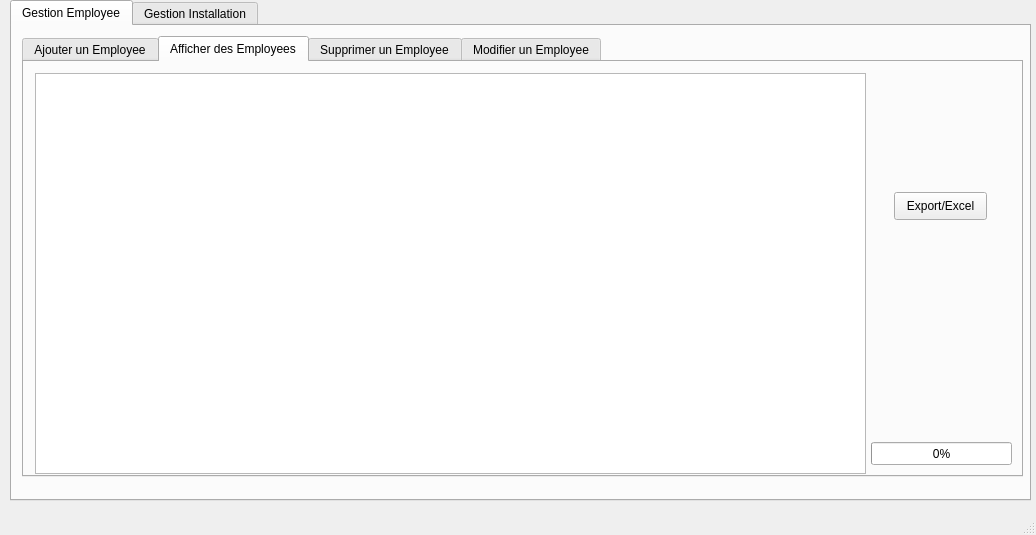
<?xml version="1.0" encoding="UTF-8"?>
<ui version="4.0">
 <class>MainWindow</class>
 <widget class="QMainWindow" name="MainWindow">
  <property name="geometry">
   <rect>
    <x>0</x>
    <y>0</y>
    <width>1036</width>
    <height>535</height>
   </rect>
  </property>
  <property name="windowTitle">
   <string>NexTec</string>
  </property>
  <widget class="QWidget" name="centralwidget">
   <widget class="QTabWidget" name="tabWidget">
    <property name="geometry">
     <rect>
      <x>10</x>
      <y>0</y>
      <width>1021</width>
      <height>501</height>
     </rect>
    </property>
    <property name="currentIndex">
     <number>0</number>
    </property>
    <widget class="QWidget" name="tab">
     <attribute name="title">
      <string>Gestion Employee</string>
     </attribute>
     <widget class="QTabWidget" name="tabWidget_2">
      <property name="geometry">
       <rect>
        <x>10</x>
        <y>10</y>
        <width>1001</width>
        <height>441</height>
       </rect>
      </property>
      <property name="currentIndex">
       <number>1</number>
      </property>
      <widget class="QWidget" name="tab_3">
       <attribute name="title">
        <string>Ajouter un Employee</string>
       </attribute>
       <widget class="QLabel" name="label">
        <property name="geometry">
         <rect>
          <x>30</x>
          <y>40</y>
          <width>71</width>
          <height>16</height>
         </rect>
        </property>
        <property name="text">
         <string>Matricule</string>
        </property>
       </widget>
       <widget class="QLineEdit" name="lineEdit_3">
        <property name="geometry">
         <rect>
          <x>370</x>
          <y>70</y>
          <width>113</width>
          <height>22</height>
         </rect>
        </property>
       </widget>
       <widget class="QLabel" name="label_2">
        <property name="geometry">
         <rect>
          <x>30</x>
          <y>130</y>
          <width>55</width>
          <height>16</height>
         </rect>
        </property>
        <property name="text">
         <string>CIN</string>
        </property>
       </widget>
       <widget class="QLabel" name="label_3">
        <property name="geometry">
         <rect>
          <x>30</x>
          <y>220</y>
          <width>55</width>
          <height>16</height>
         </rect>
        </property>
        <property name="text">
         <string>Adresse</string>
        </property>
       </widget>
       <widget class="QLineEdit" name="lineEdit_5">
        <property name="geometry">
         <rect>
          <x>200</x>
          <y>160</y>
          <width>113</width>
          <height>22</height>
         </rect>
        </property>
       </widget>
       <widget class="QLineEdit" name="lineEdit_4">
        <property name="geometry">
         <rect>
          <x>30</x>
          <y>160</y>
          <width>113</width>
          <height>22</height>
         </rect>
        </property>
       </widget>
       <widget class="QLabel" name="label_5">
        <property name="geometry">
         <rect>
          <x>200</x>
          <y>130</y>
          <width>71</width>
          <height>16</height>
         </rect>
        </property>
        <property name="text">
         <string>Telephone</string>
        </property>
       </widget>
       <widget class="QLineEdit" name="lineEdit">
        <property name="geometry">
         <rect>
          <x>30</x>
          <y>70</y>
          <width>113</width>
          <height>22</height>
         </rect>
        </property>
       </widget>
       <widget class="QLabel" name="label_6">
        <property name="geometry">
         <rect>
          <x>370</x>
          <y>130</y>
          <width>55</width>
          <height>16</height>
         </rect>
        </property>
        <property name="text">
         <string>Email</string>
        </property>
       </widget>
       <widget class="QLineEdit" name="lineEdit_2">
        <property name="geometry">
         <rect>
          <x>200</x>
          <y>70</y>
          <width>113</width>
          <height>22</height>
         </rect>
        </property>
       </widget>
       <widget class="QLineEdit" name="lineEdit_7">
        <property name="geometry">
         <rect>
          <x>30</x>
          <y>250</y>
          <width>113</width>
          <height>22</height>
         </rect>
        </property>
       </widget>
       <widget class="QLabel" name="label_4">
        <property name="geometry">
         <rect>
          <x>200</x>
          <y>40</y>
          <width>55</width>
          <height>16</height>
         </rect>
        </property>
        <property name="text">
         <string>Nom</string>
        </property>
       </widget>
       <widget class="QLabel" name="label_7">
        <property name="geometry">
         <rect>
          <x>370</x>
          <y>40</y>
          <width>55</width>
          <height>16</height>
         </rect>
        </property>
        <property name="text">
         <string>Prenom</string>
        </property>
       </widget>
       <widget class="QLineEdit" name="lineEdit_6">
        <property name="geometry">
         <rect>
          <x>370</x>
          <y>160</y>
          <width>113</width>
          <height>22</height>
         </rect>
        </property>
       </widget>
       <widget class="QPushButton" name="pushButton">
        <property name="geometry">
         <rect>
          <x>530</x>
          <y>100</y>
          <width>93</width>
          <height>28</height>
         </rect>
        </property>
        <property name="text">
         <string>Sauvegarder</string>
        </property>
       </widget>
       <widget class="QPushButton" name="pushButton_2">
        <property name="geometry">
         <rect>
          <x>530</x>
          <y>170</y>
          <width>93</width>
          <height>28</height>
         </rect>
        </property>
        <property name="text">
         <string>Quitter</string>
        </property>
       </widget>
       <widget class="QLabel" name="label_9">
        <property name="geometry">
         <rect>
          <x>200</x>
          <y>220</y>
          <width>111</width>
          <height>16</height>
         </rect>
        </property>
        <property name="text">
         <string>Date de naissance</string>
        </property>
       </widget>
       <widget class="QDateEdit" name="dateEdit_2">
        <property name="geometry">
         <rect>
          <x>200</x>
          <y>250</y>
          <width>110</width>
          <height>22</height>
         </rect>
        </property>
        <property name="calendarPopup">
         <bool>true</bool>
        </property>
       </widget>
       <zorder>label</zorder>
       <zorder>lineEdit_3</zorder>
       <zorder>label_2</zorder>
       <zorder>label_3</zorder>
       <zorder>lineEdit_5</zorder>
       <zorder>lineEdit_4</zorder>
       <zorder>label_5</zorder>
       <zorder>label_6</zorder>
       <zorder>lineEdit_2</zorder>
       <zorder>lineEdit_7</zorder>
       <zorder>label_4</zorder>
       <zorder>label_7</zorder>
       <zorder>lineEdit_6</zorder>
       <zorder>pushButton</zorder>
       <zorder>pushButton_2</zorder>
       <zorder>label_9</zorder>
       <zorder>dateEdit_2</zorder>
       <zorder>lineEdit</zorder>
      </widget>
      <widget class="QWidget" name="tab_4">
       <attribute name="title">
        <string>Afficher des Employees</string>
       </attribute>
       <widget class="QTableView" name="tableView">
        <property name="geometry">
         <rect>
          <x>11</x>
          <y>11</y>
          <width>831</width>
          <height>401</height>
         </rect>
        </property>
        <property name="dragEnabled">
         <bool>true</bool>
        </property>
        <property name="sortingEnabled">
         <bool>true</bool>
        </property>
       </widget>
       <widget class="QPushButton" name="pushButton_5">
        <property name="geometry">
         <rect>
          <x>870</x>
          <y>130</y>
          <width>93</width>
          <height>28</height>
         </rect>
        </property>
        <property name="text">
         <string>Export/Excel</string>
        </property>
       </widget>
       <widget class="QProgressBar" name="progressBar">
        <property name="geometry">
         <rect>
          <x>847</x>
          <y>380</y>
          <width>141</width>
          <height>23</height>
         </rect>
        </property>
        <property name="value">
         <number>0</number>
        </property>
       </widget>
      </widget>
      <widget class="QWidget" name="tab_5">
       <attribute name="title">
        <string>Supprimer un Employee</string>
       </attribute>
       <widget class="QLabel" name="label_8">
        <property name="geometry">
         <rect>
          <x>330</x>
          <y>140</y>
          <width>61</width>
          <height>16</height>
         </rect>
        </property>
        <property name="text">
         <string>Matricule</string>
        </property>
       </widget>
       <widget class="QLineEdit" name="lineEdit_8">
        <property name="geometry">
         <rect>
          <x>410</x>
          <y>140</y>
          <width>113</width>
          <height>22</height>
         </rect>
        </property>
       </widget>
       <widget class="QPushButton" name="pushButton_3">
        <property name="geometry">
         <rect>
          <x>420</x>
          <y>210</y>
          <width>93</width>
          <height>28</height>
         </rect>
        </property>
        <property name="text">
         <string>Supprimer</string>
        </property>
       </widget>
      </widget>
      <widget class="QWidget" name="tab_6">
       <attribute name="title">
        <string>Modifier un Employee</string>
       </attribute>
       <widget class="QLineEdit" name="lineEdit_9">
        <property name="geometry">
         <rect>
          <x>190</x>
          <y>130</y>
          <width>113</width>
          <height>22</height>
         </rect>
        </property>
       </widget>
       <widget class="QLineEdit" name="lineEdit_10">
        <property name="geometry">
         <rect>
          <x>360</x>
          <y>130</y>
          <width>113</width>
          <height>22</height>
         </rect>
        </property>
       </widget>
       <widget class="QLabel" name="label_11">
        <property name="geometry">
         <rect>
          <x>20</x>
          <y>190</y>
          <width>55</width>
          <height>16</height>
         </rect>
        </property>
        <property name="text">
         <string>Adresse</string>
        </property>
       </widget>
       <widget class="QLineEdit" name="lineEdit_11">
        <property name="geometry">
         <rect>
          <x>190</x>
          <y>40</y>
          <width>113</width>
          <height>22</height>
         </rect>
        </property>
       </widget>
       <widget class="QLineEdit" name="lineEdit_12">
        <property name="geometry">
         <rect>
          <x>20</x>
          <y>220</y>
          <width>113</width>
          <height>22</height>
         </rect>
        </property>
       </widget>
       <widget class="QLabel" name="label_12">
        <property name="geometry">
         <rect>
          <x>190</x>
          <y>100</y>
          <width>71</width>
          <height>16</height>
         </rect>
        </property>
        <property name="text">
         <string>Telephone</string>
        </property>
       </widget>
       <widget class="QLabel" name="label_13">
        <property name="geometry">
         <rect>
          <x>20</x>
          <y>10</y>
          <width>71</width>
          <height>16</height>
         </rect>
        </property>
        <property name="text">
         <string>Matricule</string>
        </property>
       </widget>
       <widget class="QLabel" name="label_14">
        <property name="geometry">
         <rect>
          <x>20</x>
          <y>100</y>
          <width>55</width>
          <height>16</height>
         </rect>
        </property>
        <property name="text">
         <string>CIN</string>
        </property>
       </widget>
       <widget class="QLabel" name="label_15">
        <property name="geometry">
         <rect>
          <x>190</x>
          <y>190</y>
          <width>111</width>
          <height>16</height>
         </rect>
        </property>
        <property name="text">
         <string>Date de naissance</string>
        </property>
       </widget>
       <widget class="QLineEdit" name="lineEdit_13">
        <property name="geometry">
         <rect>
          <x>20</x>
          <y>130</y>
          <width>113</width>
          <height>22</height>
         </rect>
        </property>
       </widget>
       <widget class="QLabel" name="label_16">
        <property name="geometry">
         <rect>
          <x>360</x>
          <y>10</y>
          <width>55</width>
          <height>16</height>
         </rect>
        </property>
        <property name="text">
         <string>Prenom</string>
        </property>
       </widget>
       <widget class="QLabel" name="label_17">
        <property name="geometry">
         <rect>
          <x>360</x>
          <y>100</y>
          <width>55</width>
          <height>16</height>
         </rect>
        </property>
        <property name="text">
         <string>Email</string>
        </property>
       </widget>
       <widget class="QLabel" name="label_18">
        <property name="geometry">
         <rect>
          <x>190</x>
          <y>10</y>
          <width>55</width>
          <height>16</height>
         </rect>
        </property>
        <property name="text">
         <string>Nom</string>
        </property>
       </widget>
       <widget class="QLineEdit" name="lineEdit_14">
        <property name="geometry">
         <rect>
          <x>360</x>
          <y>40</y>
          <width>113</width>
          <height>22</height>
         </rect>
        </property>
       </widget>
       <widget class="QLineEdit" name="lineEdit_15">
        <property name="enabled">
         <bool>false</bool>
        </property>
        <property name="geometry">
         <rect>
          <x>20</x>
          <y>40</y>
          <width>113</width>
          <height>22</height>
         </rect>
        </property>
       </widget>
       <widget class="QDateEdit" name="dateEdit_3">
        <property name="geometry">
         <rect>
          <x>190</x>
          <y>220</y>
          <width>110</width>
          <height>22</height>
         </rect>
        </property>
        <property name="calendarPopup">
         <bool>true</bool>
        </property>
       </widget>
       <widget class="QTableView" name="tableView_2">
        <property name="geometry">
         <rect>
          <x>510</x>
          <y>20</y>
          <width>441</width>
          <height>381</height>
         </rect>
        </property>
       </widget>
       <widget class="QPushButton" name="pushButton_4">
        <property name="geometry">
         <rect>
          <x>370</x>
          <y>310</y>
          <width>93</width>
          <height>28</height>
         </rect>
        </property>
        <property name="text">
         <string>Sauvegarder</string>
        </property>
       </widget>
      </widget>
     </widget>
    </widget>
    <widget class="QWidget" name="tab_2">
     <attribute name="title">
      <string>Gestion Installation</string>
     </attribute>
     <widget class="QTabWidget" name="tabWidget_3">
      <property name="geometry">
       <rect>
        <x>10</x>
        <y>10</y>
        <width>1001</width>
        <height>441</height>
       </rect>
      </property>
      <property name="currentIndex">
       <number>0</number>
      </property>
      <widget class="QWidget" name="tab_7">
       <attribute name="title">
        <string>Ajouter un Bon</string>
       </attribute>
       <widget class="QLineEdit" name="lineEdit_16">
        <property name="geometry">
         <rect>
          <x>30</x>
          <y>70</y>
          <width>113</width>
          <height>22</height>
         </rect>
        </property>
       </widget>
       <widget class="QLabel" name="label_10">
        <property name="geometry">
         <rect>
          <x>30</x>
          <y>40</y>
          <width>71</width>
          <height>16</height>
         </rect>
        </property>
        <property name="text">
         <string>Num Bon</string>
        </property>
       </widget>
       <widget class="QLabel" name="label_19">
        <property name="geometry">
         <rect>
          <x>200</x>
          <y>40</y>
          <width>71</width>
          <height>16</height>
         </rect>
        </property>
        <property name="text">
         <string>Date du bon</string>
        </property>
       </widget>
       <widget class="QLabel" name="label_39">
        <property name="geometry">
         <rect>
          <x>30</x>
          <y>140</y>
          <width>71</width>
          <height>16</height>
         </rect>
        </property>
        <property name="text">
         <string>Nom du voie</string>
        </property>
       </widget>
       <widget class="QLabel" name="label_40">
        <property name="geometry">
         <rect>
          <x>200</x>
          <y>140</y>
          <width>71</width>
          <height>16</height>
         </rect>
        </property>
        <property name="text">
         <string>Localité</string>
        </property>
       </widget>
       <widget class="QLineEdit" name="lineEdit_35">
        <property name="geometry">
         <rect>
          <x>30</x>
          <y>170</y>
          <width>113</width>
          <height>22</height>
         </rect>
        </property>
       </widget>
       <widget class="QLineEdit" name="lineEdit_36">
        <property name="geometry">
         <rect>
          <x>200</x>
          <y>170</y>
          <width>113</width>
          <height>22</height>
         </rect>
        </property>
       </widget>
       <widget class="QLabel" name="label_41">
        <property name="geometry">
         <rect>
          <x>370</x>
          <y>40</y>
          <width>141</width>
          <height>16</height>
         </rect>
        </property>
        <property name="text">
         <string>nbr poteau a installé</string>
        </property>
       </widget>
       <widget class="QLineEdit" name="lineEdit_38">
        <property name="geometry">
         <rect>
          <x>370</x>
          <y>70</y>
          <width>113</width>
          <height>22</height>
         </rect>
        </property>
       </widget>
       <widget class="QPushButton" name="pushButton_11">
        <property name="geometry">
         <rect>
          <x>560</x>
          <y>100</y>
          <width>93</width>
          <height>28</height>
         </rect>
        </property>
        <property name="text">
         <string>Sauvegarder</string>
        </property>
       </widget>
       <widget class="QPushButton" name="pushButton_12">
        <property name="geometry">
         <rect>
          <x>560</x>
          <y>170</y>
          <width>93</width>
          <height>28</height>
         </rect>
        </property>
        <property name="text">
         <string>Quitter</string>
        </property>
       </widget>
       <widget class="QDateEdit" name="dateEdit">
        <property name="geometry">
         <rect>
          <x>200</x>
          <y>70</y>
          <width>110</width>
          <height>22</height>
         </rect>
        </property>
        <property name="calendarPopup">
         <bool>true</bool>
        </property>
       </widget>
      </widget>
      <widget class="QWidget" name="tab_8">
       <attribute name="title">
        <string>Afficher un Bon</string>
       </attribute>
       <widget class="QTableView" name="tableView_5">
        <property name="geometry">
         <rect>
          <x>10</x>
          <y>10</y>
          <width>701</width>
          <height>391</height>
         </rect>
        </property>
       </widget>
       <widget class="QPushButton" name="pushButton_6">
        <property name="geometry">
         <rect>
          <x>872</x>
          <y>10</y>
          <width>111</width>
          <height>28</height>
         </rect>
        </property>
        <property name="text">
         <string>Imprimer Bons</string>
        </property>
       </widget>
       <widget class="QTextEdit" name="textEdit">
        <property name="enabled">
         <bool>true</bool>
        </property>
        <property name="geometry">
         <rect>
          <x>730</x>
          <y>90</y>
          <width>261</width>
          <height>231</height>
         </rect>
        </property>
        <property name="readOnly">
         <bool>true</bool>
        </property>
        <property name="html">
         <string>&lt;!DOCTYPE HTML PUBLIC &quot;-//W3C//DTD HTML 4.0//EN&quot; &quot;http://www.w3.org/TR/REC-html40/strict.dtd&quot;&gt;
&lt;html&gt;&lt;head&gt;&lt;meta name=&quot;qrichtext&quot; content=&quot;1&quot; /&gt;&lt;style type=&quot;text/css&quot;&gt;
p, li { white-space: pre-wrap; }
&lt;/style&gt;&lt;/head&gt;&lt;body style=&quot; font-family:'MS Shell Dlg 2'; font-size:7.8pt; font-weight:400; font-style:normal;&quot;&gt;
&lt;p align=&quot;center&quot; style=&quot;-qt-paragraph-type:empty; margin-top:0px; margin-bottom:0px; margin-left:0px; margin-right:0px; -qt-block-indent:0; text-indent:0px;&quot;&gt;&lt;br /&gt;&lt;/p&gt;&lt;/body&gt;&lt;/html&gt;</string>
        </property>
       </widget>
       <widget class="QPushButton" name="pushButton_7">
        <property name="geometry">
         <rect>
          <x>750</x>
          <y>10</y>
          <width>93</width>
          <height>28</height>
         </rect>
        </property>
        <property name="text">
         <string>Nettoyer</string>
        </property>
       </widget>
      </widget>
      <widget class="QWidget" name="tab_9">
       <attribute name="title">
        <string>Installer un Bon</string>
       </attribute>
       <widget class="QTableView" name="tableView_6">
        <property name="geometry">
         <rect>
          <x>530</x>
          <y>20</y>
          <width>461</width>
          <height>381</height>
         </rect>
        </property>
       </widget>
       <widget class="QLabel" name="label_43">
        <property name="enabled">
         <bool>true</bool>
        </property>
        <property name="geometry">
         <rect>
          <x>30</x>
          <y>30</y>
          <width>71</width>
          <height>16</height>
         </rect>
        </property>
        <property name="text">
         <string>Num Bon</string>
        </property>
       </widget>
       <widget class="QLabel" name="label_44">
        <property name="geometry">
         <rect>
          <x>30</x>
          <y>130</y>
          <width>131</width>
          <height>16</height>
         </rect>
        </property>
        <property name="text">
         <string>Quantite  installée</string>
        </property>
       </widget>
       <widget class="QLineEdit" name="lineEdit_39">
        <property name="enabled">
         <bool>false</bool>
        </property>
        <property name="geometry">
         <rect>
          <x>220</x>
          <y>60</y>
          <width>113</width>
          <height>22</height>
         </rect>
        </property>
       </widget>
       <widget class="QLineEdit" name="lineEdit_17">
        <property name="enabled">
         <bool>false</bool>
        </property>
        <property name="geometry">
         <rect>
          <x>30</x>
          <y>60</y>
          <width>113</width>
          <height>22</height>
         </rect>
        </property>
       </widget>
       <widget class="QLineEdit" name="lineEdit_40">
        <property name="geometry">
         <rect>
          <x>30</x>
          <y>160</y>
          <width>113</width>
          <height>22</height>
         </rect>
        </property>
       </widget>
       <widget class="QLabel" name="label_45">
        <property name="enabled">
         <bool>true</bool>
        </property>
        <property name="geometry">
         <rect>
          <x>220</x>
          <y>30</y>
          <width>71</width>
          <height>16</height>
         </rect>
        </property>
        <property name="text">
         <string>nbr poteau</string>
        </property>
       </widget>
       <widget class="QPushButton" name="pushButton_13">
        <property name="geometry">
         <rect>
          <x>350</x>
          <y>250</y>
          <width>93</width>
          <height>28</height>
         </rect>
        </property>
        <property name="text">
         <string>Sauvegarder</string>
        </property>
       </widget>
      </widget>
      <widget class="QWidget" name="tab_10">
       <attribute name="title">
        <string>Supprimer un Bon</string>
       </attribute>
       <widget class="QLineEdit" name="lineEdit_41">
        <property name="enabled">
         <bool>true</bool>
        </property>
        <property name="geometry">
         <rect>
          <x>430</x>
          <y>170</y>
          <width>113</width>
          <height>22</height>
         </rect>
        </property>
       </widget>
       <widget class="QLabel" name="label_46">
        <property name="enabled">
         <bool>true</bool>
        </property>
        <property name="geometry">
         <rect>
          <x>450</x>
          <y>140</y>
          <width>71</width>
          <height>16</height>
         </rect>
        </property>
        <property name="text">
         <string>Num Bon</string>
        </property>
       </widget>
       <widget class="QPushButton" name="pushButton_14">
        <property name="geometry">
         <rect>
          <x>440</x>
          <y>230</y>
          <width>93</width>
          <height>28</height>
         </rect>
        </property>
        <property name="text">
         <string>Supprimer</string>
        </property>
       </widget>
      </widget>
      <widget class="QWidget" name="tab_11">
       <attribute name="title">
        <string>Modifier un Bon</string>
       </attribute>
       <widget class="QLabel" name="label_47">
        <property name="geometry">
         <rect>
          <x>30</x>
          <y>40</y>
          <width>71</width>
          <height>16</height>
         </rect>
        </property>
        <property name="text">
         <string>Num Bon</string>
        </property>
       </widget>
       <widget class="QLabel" name="label_48">
        <property name="geometry">
         <rect>
          <x>30</x>
          <y>140</y>
          <width>71</width>
          <height>16</height>
         </rect>
        </property>
        <property name="text">
         <string>Nom du voie</string>
        </property>
       </widget>
       <widget class="QLineEdit" name="lineEdit_42">
        <property name="geometry">
         <rect>
          <x>200</x>
          <y>170</y>
          <width>113</width>
          <height>22</height>
         </rect>
        </property>
       </widget>
       <widget class="QLabel" name="label_50">
        <property name="geometry">
         <rect>
          <x>200</x>
          <y>40</y>
          <width>71</width>
          <height>16</height>
         </rect>
        </property>
        <property name="text">
         <string>Date du bon</string>
        </property>
       </widget>
       <widget class="QDateEdit" name="dateEdit_6">
        <property name="geometry">
         <rect>
          <x>200</x>
          <y>70</y>
          <width>110</width>
          <height>22</height>
         </rect>
        </property>
        <property name="calendarPopup">
         <bool>true</bool>
        </property>
       </widget>
       <widget class="QLineEdit" name="lineEdit_43">
        <property name="enabled">
         <bool>false</bool>
        </property>
        <property name="geometry">
         <rect>
          <x>370</x>
          <y>70</y>
          <width>113</width>
          <height>22</height>
         </rect>
        </property>
       </widget>
       <widget class="QLineEdit" name="lineEdit_44">
        <property name="enabled">
         <bool>false</bool>
        </property>
        <property name="geometry">
         <rect>
          <x>30</x>
          <y>70</y>
          <width>113</width>
          <height>22</height>
         </rect>
        </property>
       </widget>
       <widget class="QLineEdit" name="lineEdit_45">
        <property name="geometry">
         <rect>
          <x>30</x>
          <y>170</y>
          <width>113</width>
          <height>22</height>
         </rect>
        </property>
       </widget>
       <widget class="QLabel" name="label_51">
        <property name="geometry">
         <rect>
          <x>200</x>
          <y>140</y>
          <width>71</width>
          <height>16</height>
         </rect>
        </property>
        <property name="text">
         <string>Localité</string>
        </property>
       </widget>
       <widget class="QLabel" name="label_52">
        <property name="geometry">
         <rect>
          <x>370</x>
          <y>40</y>
          <width>71</width>
          <height>16</height>
         </rect>
        </property>
        <property name="text">
         <string>nbr poteau</string>
        </property>
       </widget>
       <widget class="QTableView" name="tableView_7">
        <property name="geometry">
         <rect>
          <x>525</x>
          <y>20</y>
          <width>451</width>
          <height>381</height>
         </rect>
        </property>
       </widget>
       <widget class="QPushButton" name="pushButton_15">
        <property name="geometry">
         <rect>
          <x>350</x>
          <y>270</y>
          <width>93</width>
          <height>28</height>
         </rect>
        </property>
        <property name="text">
         <string>Sauvegarder</string>
        </property>
       </widget>
      </widget>
     </widget>
    </widget>
   </widget>
  </widget>
  <widget class="QMenuBar" name="menubar">
   <property name="geometry">
    <rect>
     <x>0</x>
     <y>0</y>
     <width>1036</width>
     <height>26</height>
    </rect>
   </property>
  </widget>
  <widget class="QStatusBar" name="statusbar"/>
 </widget>
 <resources/>
 <connections/>
</ui>
